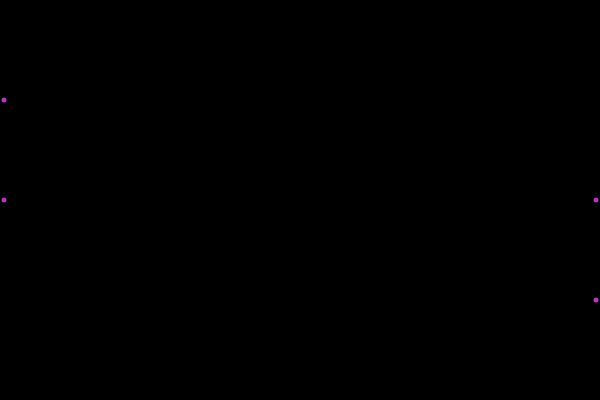
Frame 1 (no input)
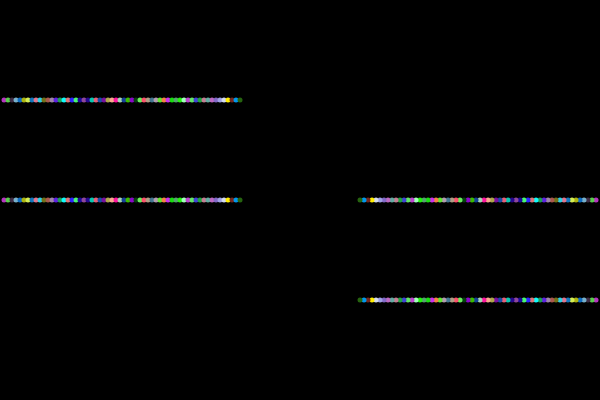
Frame 60 (no input)
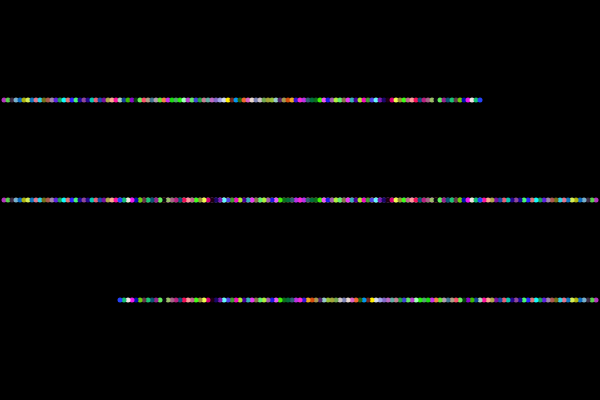
Frame 120 (the mouse pressed at the canvas centre since frame 60)

The p5.js sketch that drew these frames (run headless with seeded random() and noise() and a simulated clock; from frame 60 on, the mouse is pressed at the canvas centre):

// p5.js sketch
// ── sketch.js
//reference prof dawn
//modified sadaf shaikh
var blip = {//defining object
	x: 0,
	y: 100,
	xspeed: 4,
}

var blip2 = {
	x: 0,
	y: 200, // the y position is the same as blip3 so that they intersect.
	xspeed: 4,
}

var blip3 = {
	x: 600,
	y: 200,
	xspeed: 4,
}

var blip4 = {
	x: 600,
	y: 300,
	xspeed: 4,
}


function setup() {
	createCanvas(600, 400);
	background(0);
}

function draw() {
	move(); // call the defined move() function.
	display(); // call the defined display() function.
}

// define a function using the keyword function. 
// move function()
function move() {
	blip.x = blip.x + blip.xspeed;
	blip2.x = blip2.x + blip2.xspeed;
	blip3.x = blip3.x - blip3.xspeed; // use - to move the x position to the left.
	blip4.x = blip4.x - blip4.xspeed;
}
// display function()
function display() {
	strokeWeight(5);
	stroke(random(255),random(255),random(255));
	// an array and for loop could be used so point does not have to be called repeatedly.
	point(blip.x, blip.y);
	point(blip2.x, blip2.y);
	point(blip3.x, blip3.y);
	point(blip4.x, blip4.y);
}
